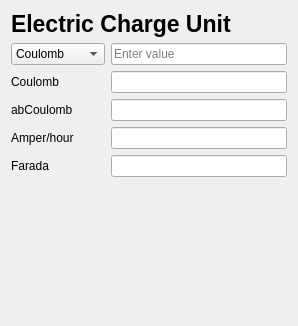
          <widget class="QWidget" name="scrollAreaWidgetContents_9">
           <property name="geometry">
            <rect>
             <x>0</x>
             <y>0</y>
             <width>298</width>
             <height>326</height>
            </rect>
           </property>
           <layout class="QGridLayout" name="gridLayout_19">
            <item row="0" column="0" colspan="2">
             <widget class="QLabel" name="label_66">
              <property name="font">
               <font>
                <pointsize>17</pointsize>
                <weight>75</weight>
                <bold>true</bold>
               </font>
              </property>
              <property name="text">
               <string>Electric Charge Unit</string>
              </property>
             </widget>
            </item>
            <item row="1" column="0">
             <widget class="QComboBox" name="comboBox_13">
              <property name="font">
               <font>
                <weight>50</weight>
                <bold>false</bold>
               </font>
              </property>
              <item>
               <property name="text">
                <string>Coulomb</string>
               </property>
              </item>
              <item>
               <property name="text">
                <string>abCoulomb</string>
               </property>
              </item>
              <item>
               <property name="text">
                <string>Amper/hour</string>
               </property>
              </item>
              <item>
               <property name="text">
                <string>Farada</string>
               </property>
              </item>
             </widget>
            </item>
            <item row="1" column="1">
             <widget class="QLineEdit" name="lineEdit_66">
              <property name="dragEnabled">
               <bool>true</bool>
              </property>
              <property name="placeholderText">
               <string>Enter value</string>
              </property>
              <property name="clearButtonEnabled">
               <bool>true</bool>
              </property>
             </widget>
            </item>
            <item row="2" column="0">
             <widget class="QLabel" name="label_67">
              <property name="text">
               <string>Coulomb</string>
              </property>
             </widget>
            </item>
            <item row="2" column="1">
             <widget class="QLineEdit" name="lineEdit_67">
              <property name="readOnly">
               <bool>true</bool>
              </property>
             </widget>
            </item>
            <item row="3" column="0">
             <widget class="QLabel" name="label_68">
              <property name="text">
               <string>abCoulomb</string>
              </property>
             </widget>
            </item>
            <item row="3" column="1">
             <widget class="QLineEdit" name="lineEdit_68">
              <property name="readOnly">
               <bool>true</bool>
              </property>
             </widget>
            </item>
            <item row="4" column="0">
             <widget class="QLabel" name="label_69">
              <property name="text">
               <string>Amper/hour</string>
              </property>
             </widget>
            </item>
            <item row="4" column="1">
             <widget class="QLineEdit" name="lineEdit_69">
              <property name="readOnly">
               <bool>true</bool>
              </property>
             </widget>
            </item>
            <item row="5" column="0">
             <widget class="QLabel" name="label_70">
              <property name="text">
               <string>Farada</string>
              </property>
             </widget>
            </item>
            <item row="5" column="1">
             <widget class="QLineEdit" name="lineEdit_70">
              <property name="readOnly">
               <bool>true</bool>
              </property>
             </widget>
            </item>
            <item row="6" column="0">
             <spacer name="verticalSpacer_8">
              <property name="orientation">
               <enum>Qt::Vertical</enum>
              </property>
              <property name="sizeHint" stdset="0">
               <size>
                <width>20</width>
                <height>118</height>
               </size>
              </property>
             </spacer>
            </item>
           </layout>
          </widget>
